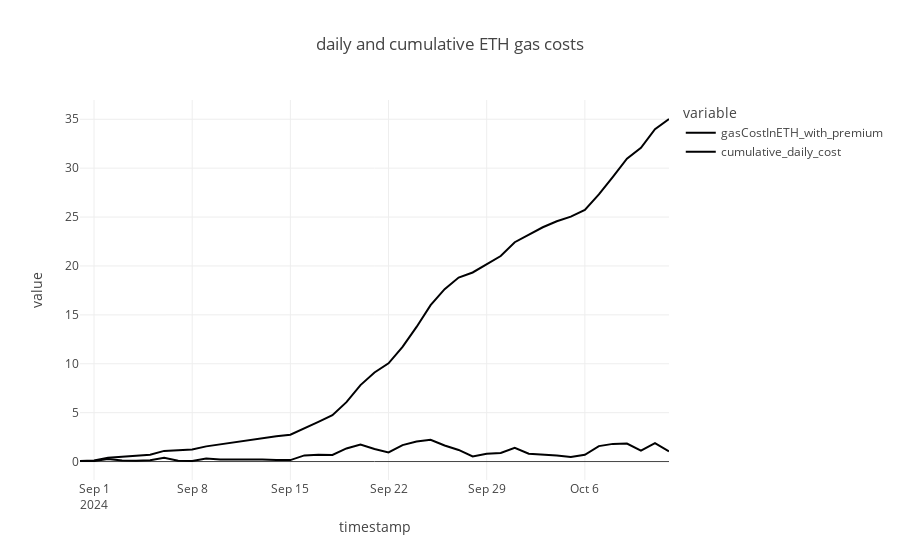

Write notebook code for a chart like this one.
### Code cell
total_daily_calculator_cost = our_upkeep_df.resample("1D")[["gasCostInETH_with_premium"]].sum()
total_daily_calculator_cost["cumulative_daily_cost"] = total_daily_calculator_cost["gasCostInETH_with_premium"].cumsum()
import plotly.express as px

px.line(total_daily_calculator_cost, title="daily and cumulative ETH gas costs")
